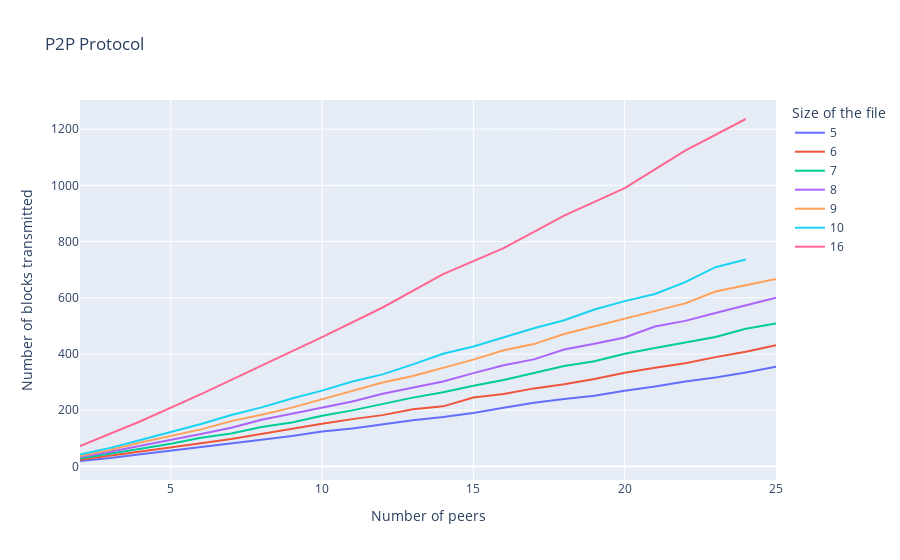

Write notebook code for a chart like this one.
### Code cell
import pandas as pd
import plotly.express as px

df = pd.read_csv('p2p.csv', delimiter=";")
df = df.query('K <= 25 and N >= 5')
fig = px.line(df, x = 'K', y = 'blocks', color='N', title='P2P Protocol',
             labels = {'K': 'Number of peers',
                        'blocks' : 'Number of blocks transmitted',
                         'N': 'Size of the file'})
fig.show()

### Figure 1 — Plotly figure (JSON) as saved in the notebook; plotly's stock layout.template omitted (floating-point values rounded to 4 significant figures)
{"data": [{"hovertemplate": "Size of the file=5<br>Number of peers=%{x}<br>Number of blocks transmitted=%{y}<extra></extra>", "legendgroup": "5", "line": {"color": "#636efa", "dash": "solid"}, "marker": {"symbol": "circle"}, "mode": "lines", "name": "5", "orientation": "v", "showlegend": true, "type": "scatter", "x": [2, 3, 4, 5, 6, 7, 8, 9, 10, 11, 12, 13, 14, 15, 16, 17, 18, 19, 20, 21, 22, 23, 24, 25], "xaxis": "x", "y": [19.05, 29.62, 43.06, 55.48, 67.17, 80.37, 94.54, 107.9, 123.9, 134.7, 149.7, 164.2, 175.8, 190.2, 208.6, 226.7, 239.9, 251, 269.4, 284.2, 301.7, 315.9, 334.2, 354.7], "yaxis": "y"}, {"hovertemplate": "Size of the file=6<br>Number of peers=%{x}<br>Number of blocks transmitted=%{y}<extra></extra>", "legendgroup": "6", "line": {"color": "#EF553B", "dash": "solid"}, "marker": {"symbol": "circle"}, "mode": "lines", "name": "6", "orientation": "v", "showlegend": true, "type": "scatter", "x": [2, 3, 4, 5, 6, 7, 8, 9, 10, 11, 12, 13, 14, 15, 16, 17, 18, 19, 20, 21, 22, 23, 24, 25], "xaxis": "x", "y": [23.44, 37.6, 52.06, 67.78, 82.4, 97.31, 115.8, 133.5, 151.3, 168.1, 182.4, 203.2, 213.5, 245.1, 257.7, 277.5, 292.6, 311.1, 333.0, 350.6, 366.8, 388.7, 408.1, 430.9], "yaxis": "y"}, {"hovertemplate": "Size of the file=7<br>Number of peers=%{x}<br>Number of blocks transmitted=%{y}<extra></extra>", "legendgroup": "7", "line": {"color": "#00cc96", "dash": "solid"}, "marker": {"symbol": "circle"}, "mode": "lines", "name": "7", "orientation": "v", "showlegend": true, "type": "scatter", "x": [2, 3, 4, 5, 6, 7, 8, 9, 10, 11, 12, 13, 14, 15, 16, 17, 18, 19, 20, 21, 22, 23, 24, 25], "xaxis": "x", "y": [28, 44.25, 62.39, 80.4, 102.1, 116.6, 140.1, 155.9, 179.9, 199.3, 221.2, 244.7, 263.6, 287.2, 307.4, 331.2, 357.1, 373.8, 400.7, 421.6, 441.6, 460.2, 489.7, 508.3], "yaxis": "y"}, {"hovertemplate": "Size of the file=8<br>Number of peers=%{x}<br>Number of blocks transmitted=%{y}<extra></extra>", "legendgroup": "8", "line": {"color": "#ab63fa", "dash": "solid"}, "marker": {"symbol": "circle"}, "mode": "lines", "name": "8", "orientation": "v", "showlegend": true, "type": "scatter", "x": [2, 3, 4, 5, 6, 7, 8, 9, 10, 11, 12, 13, 14, 15, 16, 17, 18, 19, 20, 21, 22, 23, 24, 25], "xaxis": "x", "y": [33.0, 51.81, 73.67, 93.33, 115.5, 137.3, 166.1, 186.9, 209.4, 231.1, 258.5, 279.5, 302.2, 331.8, 359.8, 380.8, 416.1, 436.5, 458.9, 497.6, 517.9, 545.7, 572.6, 599.9], "yaxis": "y"}, {"hovertemplate": "Size of the file=9<br>Number of peers=%{x}<br>Number of blocks transmitted=%{y}<extra></extra>", "legendgroup": "9", "line": {"color": "#FFA15A", "dash": "solid"}, "marker": {"symbol": "circle"}, "mode": "lines", "name": "9", "orientation": "v", "showlegend": true, "type": "scatter", "x": [2, 3, 4, 5, 6, 7, 8, 9, 10, 11, 12, 13, 14, 15, 16, 17, 18, 19, 20, 21, 22, 23, 24, 25], "xaxis": "x", "y": [37.06, 58.6, 84.99, 109.7, 131.6, 161.0, 183.4, 209.1, 239.3, 270.5, 298.4, 321.8, 350.4, 379.9, 413.4, 435.2, 471.3, 499.0, 524.9, 552.9, 580.1, 622.5, 643.7, 666.7], "yaxis": "y"}, {"hovertemplate": "Size of the file=10<br>Number of peers=%{x}<br>Number of blocks transmitted=%{y}<extra></extra>", "legendgroup": "10", "line": {"color": "#19d3f3", "dash": "solid"}, "marker": {"symbol": "circle"}, "mode": "lines", "name": "10", "orientation": "v", "showlegend": true, "type": "scatter", "x": [2, 3, 4, 5, 6, 7, 8, 9, 10, 11, 12, 13, 14, 15, 16, 17, 18, 19, 20, 21, 22, 23, 24], "xaxis": "x", "y": [42.52, 65.84, 93.83, 121.3, 150.9, 182.9, 209.8, 241.3, 269.6, 301.9, 327.4, 362.8, 400.9, 426.7, 459.2, 491.6, 519.9, 558.5, 588.0, 613.8, 655.9, 708.9, 736.4], "yaxis": "y"}, {"hovertemplate": "Size of the file=16<br>Number of peers=%{x}<br>Number of blocks transmitted=%{y}<extra></extra>", "legendgroup": "16", "line": {"color": "#FF6692", "dash": "solid"}, "marker": {"symbol": "circle"}, "mode": "lines", "name": "16", "orientation": "v", "showlegend": true, "type": "scatter", "x": [2, 4, 6, 8, 10, 12, 14, 16, 18, 20, 22, 24], "xaxis": "x", "y": [72.45, 160.6, 256.9, 357.2, 460.2, 565.4, 684.5, 776.9, 892.4, 990.5, 1124.0, 1236.0], "yaxis": "y"}], "layout": {"autosize": true, "legend": {"title": {"text": "Size of the file"}, "tracegroupgap": 0}, "title": {"text": "P2P Protocol"}, "xaxis": {"anchor": "y", "autorange": true, "domain": [0, 1], "range": [2, 25], "title": {"text": "Number of peers"}, "type": "linear"}, "yaxis": {"anchor": "x", "autorange": true, "domain": [0, 1], "range": [-48.58, 1304.0], "title": {"text": "Number of blocks transmitted"}, "type": "linear"}}}
